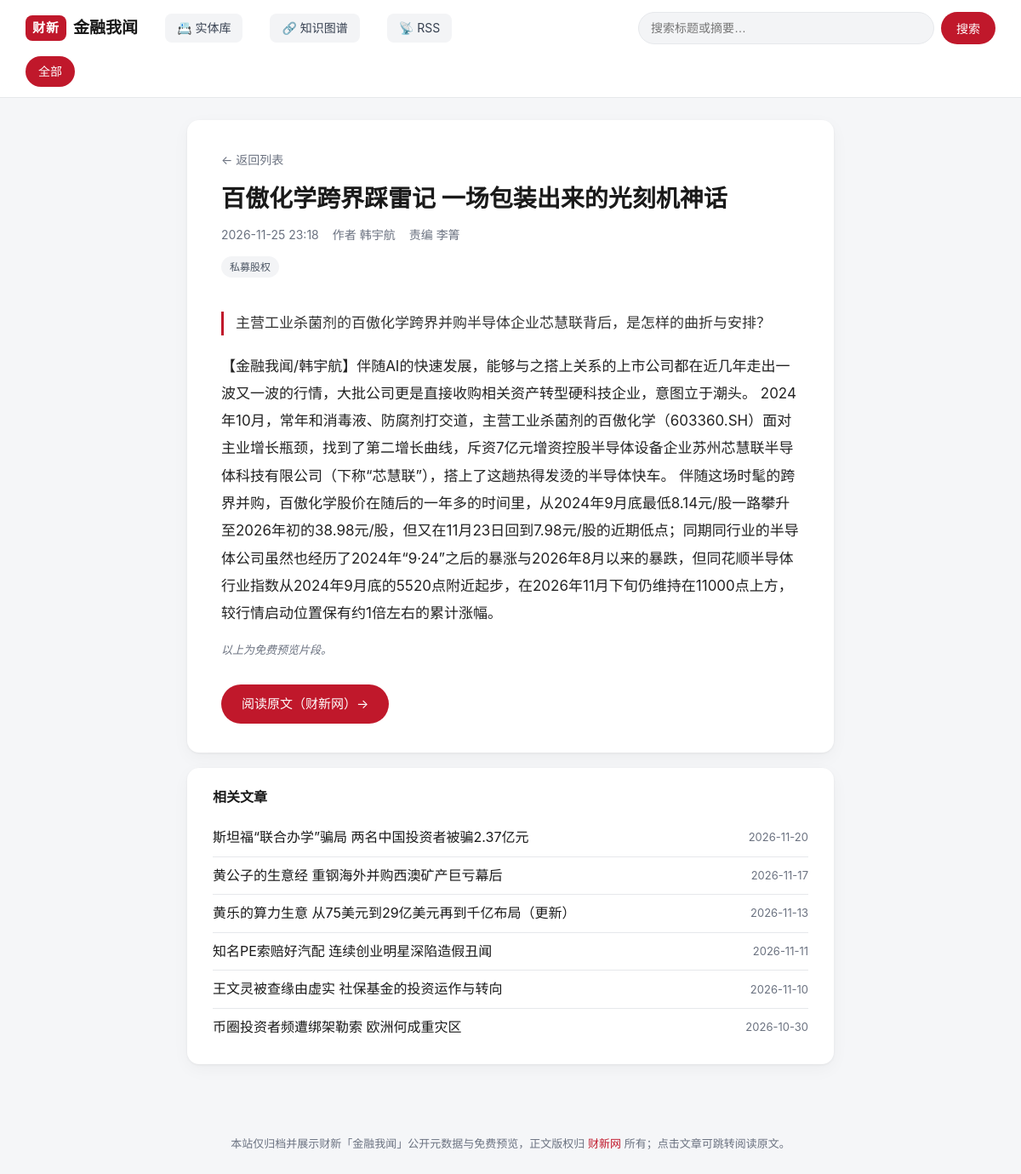
/a/102508762, run on the app's committed database.
### tables this page shows
CREATE TABLE articles(
          article_id TEXT NOT NULL, title TEXT NOT NULL, published_at TEXT NOT NULL,
          url TEXT PRIMARY KEY, discovered_at TEXT NOT NULL, checked_at TEXT NOT NULL
        , source TEXT NOT NULL DEFAULT '', summary TEXT NOT NULL DEFAULT '', body_text TEXT NOT NULL DEFAULT '', updated_at TEXT NOT NULL DEFAULT '', author TEXT NOT NULL DEFAULT '', editor TEXT NOT NULL DEFAULT '', image TEXT NOT NULL DEFAULT '');

CREATE TABLE tags(
      id INTEGER PRIMARY KEY AUTOINCREMENT, name TEXT UNIQUE NOT NULL
    );

### app.py (the view)
@app.route("/a/<article_id>")
def article(article_id: str):
    db = get_db()
    row = db.execute(
        "SELECT * FROM articles WHERE article_id=? AND source=? LIMIT 1",
        (article_id, SOURCE),
    ).fetchone()
    if row is None:
        abort(404)
    data = dict(row)
    data["tags"] = article_tags(db, row["url"])
    data["date"] = (row["published_at"] or "")[:10]
    entities = {
        "person": [],
        "org": [],
        "event": [],
    }
    try:
        for r in db.execute(
            """SELECT e.id, e.name, e.type FROM entities e
               JOIN article_entities ae ON ae.entity_id = e.id
               WHERE ae.article_url = ?
               ORDER BY e.type, e.name""",
            (row["url"],),
        ):
            entities[r["type"]].append({"id": r["id"], "name": r["name"]})
    except Exception:
        pass  # tables may not exist yet
    data["entities"] = entities
    related = []
    try:
        related = db.execute(
            """SELECT a.article_id, a.title, a.published_at,
                      count(*) AS shared,
                      group_concat(DISTINCT e.name) AS via
               FROM article_entities ae1
               JOIN article_entities ae2
                    ON ae2.entity_id = ae1.entity_id
                   AND ae2.article_url <> ae1.article_url
               JOIN entities e ON e.id = ae1.entity_id
               JOIN articles a ON a.url = ae2.article_url AND a.source = ?
               WHERE ae1.article_url = ?
               GROUP BY a.url
               ORDER BY shared DESC, a.published_at DESC LIMIT 8""",
            (SOURCE, row["url"]),
        ).fetchall()
    except Exception:
        related = []
    if not related and data["tags"]:
        related = db.execute(
            """SELECT DISTINCT a.article_id, a.title, a.published_at,
                      0 AS shared, NULL AS via
               FROM articles a JOIN article_tags at ON at.article_url = a.url
               JOIN tags t ON t.id = at.tag_id
               WHERE t.name = ? AND a.source = ? AND a.article_id <> ?
               ORDER BY a.published_at DESC LIMIT 6""",
            (data["tags"][0], SOURCE, article_id),
        ).fetchall()
    return render_template("article.html", a=data, related=related)

### app.py (called while the page is built)
def get_db() -> sqlite3.Connection:
    if "db" not in g:
        conn = sqlite3.connect(
            f"file:{DB_PATH.as_posix()}?mode=ro&immutable=1", uri=True
        )
        conn.row_factory = sqlite3.Row
        g.db = conn
    return g.db

def article_tags(db: sqlite3.Connection, url: str) -> list[str]:
    return [
        r["name"]
        for r in db.execute(
            "SELECT t.name FROM tags t JOIN article_tags at ON at.tag_id=t.id "
            "WHERE at.article_url=? ORDER BY t.name",
            (url,),
        )
    ]

@app.template_filter("nl2p")
def nl2p(text: str) -> str:
    parts = [p.strip() for p in (text or "").split("\n") if p.strip()]
    return "".join(f"<p>{p}</p>" for p in parts)

### templates/article.html (shortened to what this page needs)
{% extends "base.html" %}
{% block content %}
<article class="detail">
  <a class="back" href="{{ url_for('index') }}">← 返回列表</a>
  <h1 class="detail-title">{{ a.title }}</h1>
  <div class="meta">
    <time>{{ a.published_at[:16].replace('T', ' ') }}</time>
    {% if a.author %}<span>作者 {{ a.author }}</span>{% endif %}
    {% if a.editor %}<span>责编 {{ a.editor }}</span>{% endif %}
  </div>
  {% if a.tags %}
  <div class="tags detail-tags">
    {% for t in a.tags %}
    <a class="tag" href="{{ url_for('index', tag=t) }}">{{ t }}</a>
    {% endfor %}
  </div>
  {% endif %}
  {% if a.summary %}<p class="lead">{{ a.summary }}</p>{% endif %}
  {% if a.body_text %}
  <div class="prose">{{ a.body_text | nl2p | safe }}</div>
  <p class="preview-note">以上为免费预览片段。</p>
  {% else %}
  <p class="preview-note">本地暂未抓取预览内容。</p>
  {% endif %}
  <a class="readmore" href="{{ a.url }}" target="_blank" rel="noopener">
    阅读原文（财新网）→
  </a>
</article>
{% if related %}
<aside class="related">
  <h3>相关文章</h3>
  <ul>
    {% for r in related %}
    <li>
      <a href="{{ url_for('article', article_id=r['article_id']) }}">{{ r['title'] }}</a>
      <span class="related-meta">
        <time>{{ r['published_at'][:10] }}</time>
      </span>
    </li>
    {% endfor %}
  </ul>
</aside>
{% endif %}
{% endblock %}

### static/style.css (style rules this page uses)
:root { --bg: #f5f6f8; --card: #ffffff; --ink: #1a1a1a; --muted: #6b7280; --line: #e6e8eb; --brand: #c0182b; --brand-ink: #a01324; --accent: #f3f4f6; --radius: 14px; --shadow: 0 1px 3px rgba(0,0,0,.06), 0 6px 20px rgba(0,0,0,.04); }
* { box-sizing: border-box; }
html { -webkit-text-size-adjust: 100%; }
body { margin: 0; font-family: -apple-system, BlinkMacSystemFont, "Segoe UI", "PingFang SC", "Microsoft YaHei", "Hiragino Sans GB", sans-serif; color: var(--ink); background: var(--bg); line-height: 1.6; }
a { color: inherit; text-decoration: none; }
.tags { display: flex; flex-wrap: wrap; gap: 6px; padding: 10px 16px 16px; }
.tag { font-size: 12px; color: #4b5563; background: var(--accent); padding: 3px 10px; border-radius: 999px; }
.detail { background: #fff; border-radius: var(--radius); box-shadow: var(--shadow); max-width: 760px; margin: 26px auto 18px; padding: 34px 40px; }
.back { color: var(--muted); font-size: 14px; }
.detail-title { margin: 14px 0 12px; font-size: 28px; line-height: 1.35; }
.meta { display: flex; flex-wrap: wrap; gap: 16px; color: var(--muted); font-size: 14px; }
.detail-tags { padding: 14px 0 0; }
.lead { font-size: 17px; color: #333; font-weight: 500; border-left: 3px solid var(--brand); padding-left: 14px; margin: 20px 0; }
.prose { font-size: 17px; line-height: 1.9; color: #222; }
.prose p { margin: 0 0 16px; }
.preview-note { color: var(--muted); font-size: 13px; font-style: italic; }
.readmore { display: inline-block; margin-top: 18px; padding: 11px 24px; background: var(--brand); color: #fff; border-radius: 999px; font-size: 15px; }
.related { max-width: 760px; margin: 0 auto 40px; background: #fff; border-radius: var(--radius); box-shadow: var(--shadow); padding: 22px 30px; }
.related h3 { margin: 0 0 12px; font-size: 16px; }
.related ul { list-style: none; margin: 0; padding: 0; }
.related li { display: flex; justify-content: space-between; gap: 16px; padding: 9px 0; border-bottom: 1px solid var(--line); }
.related li:last-child { border-bottom: 0; }
.related a { flex: 1; }
.related time { color: var(--muted); font-size: 13px; flex: 0 0 auto; }

### templates/article.html (style rules this page uses)
.related-meta { display: flex; gap: 10px; align-items: center; flex-shrink: 0; }

### data on the page
articles: title "百傲化学跨界踩雷记 一场包装出来的光刻机神话", published_at "2026-11-25 23:18", author "韩宇航", editor "李箐", summary "主营工业杀菌剂的百傲化学跨界并购半导体企业芯慧联背后，是怎样的曲折与安排？", body_text|nl2p "【金融我闻/韩宇航】伴随AI的快速发展，能够与之搭上关系的上市公司都在近几年走出一波又一波的行情，大批公司更是直接收购相关资产转型硬科技企业，意图立于潮头。 2024年10月，常年和消毒液、防腐剂打交道，主营工业杀菌剂的百傲化学（603360.SH）面对主业增长瓶颈，找到了第二增长曲线，斥资7亿元增资控股半导体设备企业苏州芯慧联半导体科技有限公司（下称“芯慧联”），搭上了这趟热得发烫的半导体快车。 伴随这场时髦的跨界并购，百傲化学股价在随后的一年多的时间里，从2024年9月底最低8.14元/股一路攀升至2026年初的38.98元/股，但又在11月23日回到7.98元/股的近期低点；同期同行业的半导体公司虽然也经历了2024年“9·24”之后的暴涨与2026年8月以来的暴跌，但同花顺半导体行业指数从2024年9月底的5520点附近起步，在2026年11月下旬仍维持在11000点上方，较行情启动位置保有约1倍左右的累计涨幅。"
tags: name "私募股权"

### other printed values
{{ r['title'] }} "斯坦福“联合办学”骗局 两名中国投资者被骗2.37亿元" "黄公子的生意经 重钢海外并购西澳矿产巨亏幕后" "黄乐的算力生意 从75美元到29亿美元再到千亿布局（更新）" "知名PE索赔好汽配 连续创业明星深陷造假丑闻" "王文灵被查缘由虚实 社保基金的投资运作与转向" "币圈投资者频遭绑架勒索 欧洲何成重灾区"
{{ r['published_at'][:10] }} "2026-11-20" "2026-11-17" "2026-11-13" "2026-11-11" "2026-11-10" "2026-10-30"
